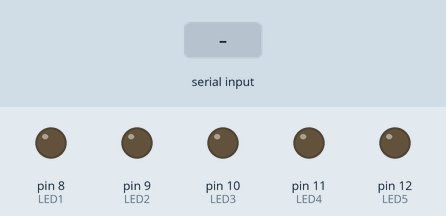
Recording of a sketch running on a simulated Arduino Uno, built with avr-gcc and run on an emulated ATmega328P. Parts: output pins drawn as LEDs (lit = HIGH). The inputs (shaded band) are chosen by the test bench. What the sketch prints to the serial monitor is not drawn.

Above: at 2.2 s.
2.3 s: byte 17 (0x11) received over Serial
At 2.6 s:
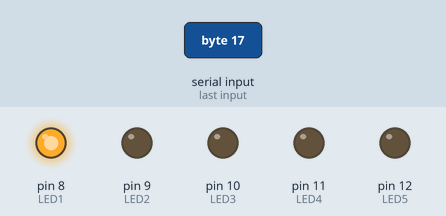
3.8 s: byte 18 (0x12) received over Serial
At 5.0 s:
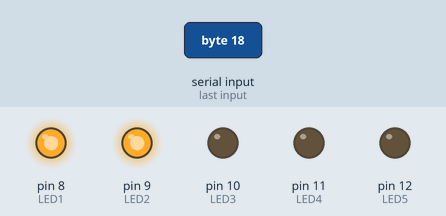
5.3 s: byte 19 (0x13) received over Serial
At 6.1 s:
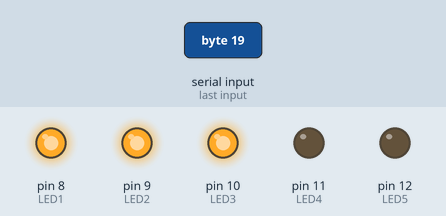
6.8 s: byte 20 (0x14) received over Serial
At 7.3 s:
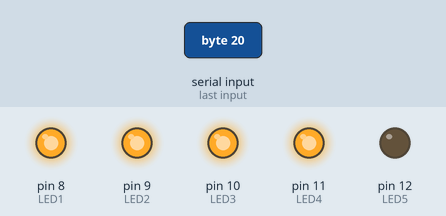
8.3 s: byte 21 (0x15) received over Serial
At 9.5 s:
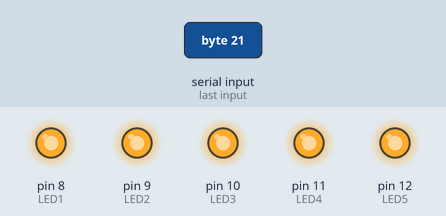
9.8 s: byte 17 (0x11) received over Serial
At 10.8 s:
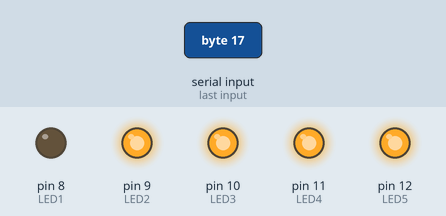
Timing chart, 0 to 12.3 s (numbered marks = the images above; inputs shaded):
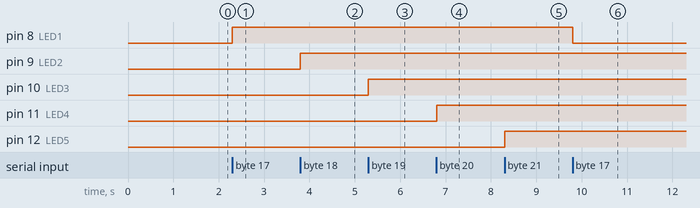

Measured:
- after the input at 2.3 s, pin 8 (LED1): LOW → HIGH at once
- after the input at 3.8 s, pin 9 (LED2): LOW → HIGH at once
- after the input at 5.3 s, pin 10 (LED3): LOW → HIGH at once
- after the input at 6.8 s, pin 11 (LED4): LOW → HIGH at once
- after the input at 8.3 s, pin 12 (LED5): LOW → HIGH at once
- after the input at 9.8 s, pin 8 (LED1): HIGH → LOW at once

The sketch:

Code_Voic.ino
```cpp
byte com = 0;
#define LED1 8
#define LED2 9
#define LED3 10
#define LED4 11
#define LED5 12


void setup() {
 pinMode(LED1, OUTPUT);
 pinMode(LED2, OUTPUT);
 pinMode(LED3, OUTPUT);
 pinMode(LED4, OUTPUT);
 pinMode(LED5, OUTPUT);
 Serial.begin(9600);
 Serial.write(0xAA);
 Serial.write(0x37);
 delay(1000);
 Serial.write(0xAA);
 Serial.write(0x21);
         ;
}
boolean led[5] ;
void loop() {

  while(Serial.available()) {

  com = Serial.read();

  switch(com) {

      case 0x11:   //command 1 is for Green LED
         led[0] = !led[0];
         digitalWrite(LED1, led[0]);
         delay(1000);

      break;

      case 0x12:  //command 2 is for Red LED
          led[1] = !led[1];
         digitalWrite(LED2, led[1]);
         delay(1000);


      break;

      case 0x13:  //command 3 is for Yellow LED
             led[2] = !led[2];
         digitalWrite(LED3, led[2]);
         delay(1000);

      break;

      case 0x14:  //command 4 is for Servo motor
             led[3] = !led[3];
         digitalWrite(LED4, led[3]);
         delay(1000);


      break;

      case 0x15:  //command 5 is for Servo Motor
           led[4] = !led[4];
         digitalWrite(LED5, led[4]);
         delay(1000);


      break;

            }
      }
}
```
